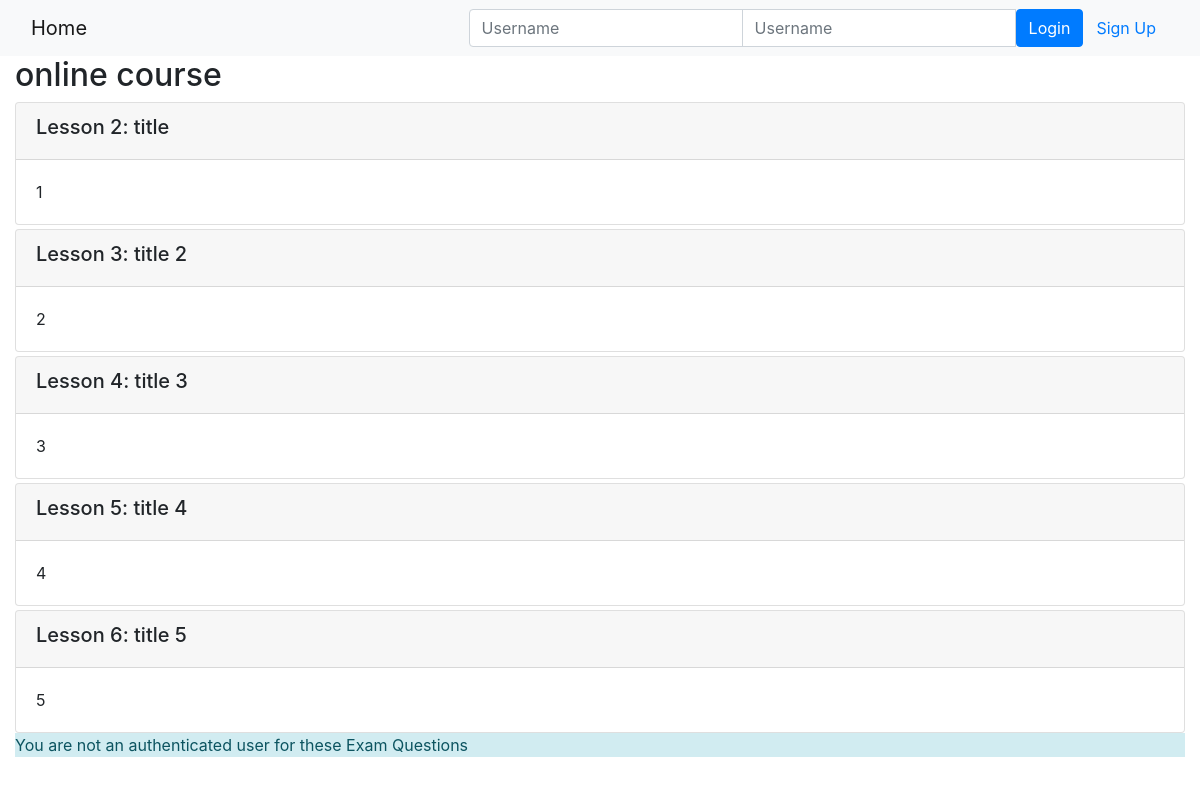
The page /onlinecourse/2/ on the database its author committed.
### onlinecourse/models.py (models this page shows, shortened)
class Course(models.Model):
    name = models.CharField(null=False, max_length=30, default='online course')
    image = models.ImageField(upload_to='course_images/')
    description = models.CharField(max_length=1000)
    pub_date = models.DateField(null=True)
    instructors = models.ManyToManyField(Instructor)
    users = models.ManyToManyField(settings.AUTH_USER_MODEL, through='Enrollment')
    total_enrollment = models.IntegerField(default=0)
    is_enrolled = False

class Lesson(models.Model):
    title = models.CharField(max_length=200, default="title")
    order = models.IntegerField(default=0)
    course = models.ForeignKey(Course, on_delete=models.CASCADE)
    content = models.TextField()

### onlinecourse/views.py (the view)
# urls.py: path('<int:pk>/', views.CourseDetailView.as_view(), name='course_details'),
class CourseDetailView(generic.DetailView):
    model = Course
    template_name = 'onlinecourse/course_detail_bootstrap.html'

### onlinecourse/templates/onlinecourse/course_detail_bootstrap.html (shortened to what this page needs)
<!DOCTYPE html>
<html lang="en">
<head>
     {% load static %}
    <link rel="stylesheet" href="https://maxcdn.bootstrapcdn.com/bootstrap/4.5.2/css/bootstrap.min.css">
</head>
<body>
    <nav class="navbar navbar-light bg-light">
        <div class="container-fluid">
            <div class="navbar-header">
                  <a class="navbar-brand" href="{% url 'onlinecourse:index' %}">Home</a>
            </div>
            <ul class="nav navbar-nav navbar-right">
                {% if user.is_authenticated %}
                <li>
                    <a class="btn btn-link" href="#">{{ user.first_name }}({{ user.username }})</a>
                    <a class="btn btn-link" href="{% url 'onlinecourse:logout' %}">Logout</a>
                </li>
                {% else %}
                <li>
                    <form class="form-inline" action="{% url 'onlinecourse:login' %}" method="post">
                        <div class="input-group">
                            <input type="text" class="form-control" placeholder="Username" name="username" >
                            <input type="password" class="form-control" placeholder="Username" name="psw" >
                            <button class="btn btn-primary" type="submit">Login</button>
                            <a class="btn btn-link" href="{% url 'onlinecourse:registration' %}">Sign Up</a>
                        </div>
                    </form>
                </li>
                {% endif %}
            </ul>
        </div>
    </nav>
    <div class="container-fluid">
            <h2>{{ course.name }}</h2>
            <div class="card-columns-vertical">
                {% for lesson in course.lesson_set.all %}
                    <div class="card mt-1">
                        <div class="card-header"><h5>Lesson {{lesson.order|add:1}}: {{lesson.title}}</h5></div>
                        <div class="card-body">{{lesson.content}}</div>
                    </div>
                {% endfor %}
            </div>
            {% if not user.is_authenticated %}
                <div class='alert-info'>You are not an authenticated user for these Exam Questions</div>
            {% endif %}
    </div>
</body>
</html>

### rows shown on the page
Course: name "online course"
Lesson: order|add "2", title "title", content "1"
Lesson: order|add "3", title "title 2", content "2"
Lesson: order|add "4", title "title 3", content "3"
Lesson: order|add "5", title "title 4", content "4"
Lesson: order|add "6", title "title 5", content "5"
